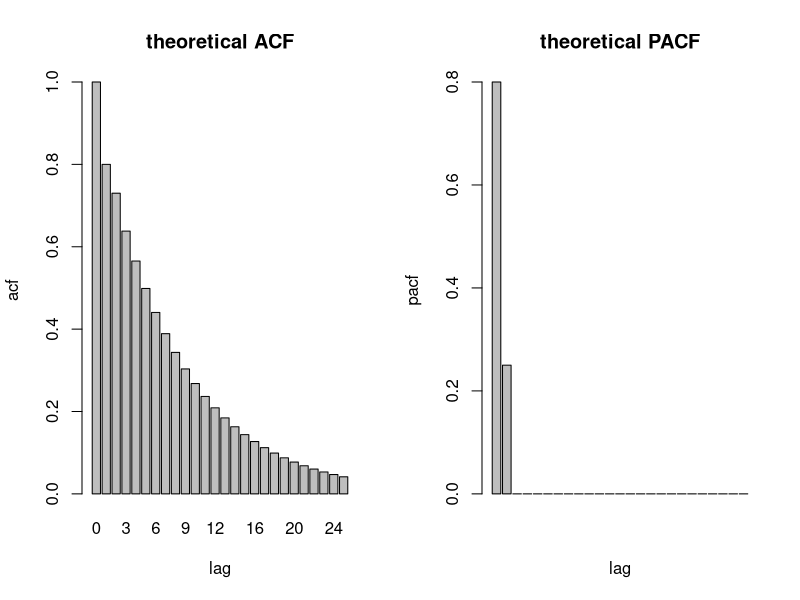
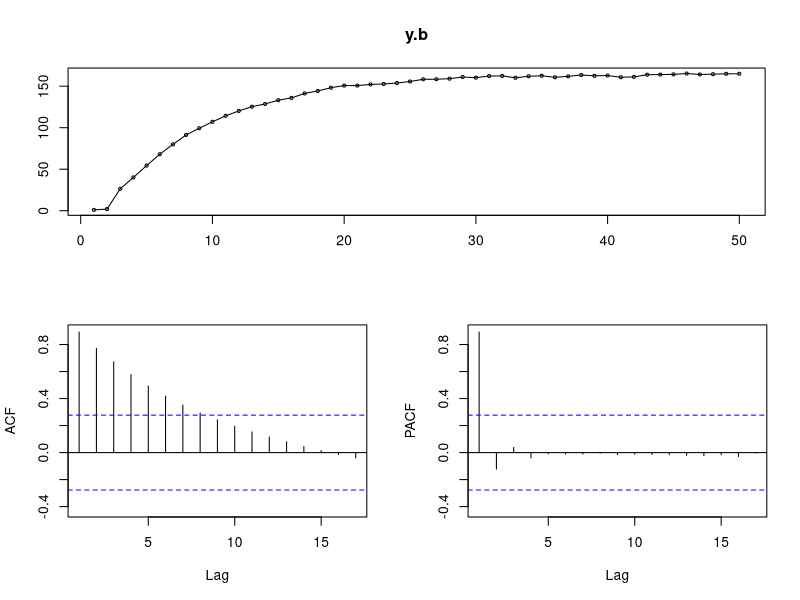
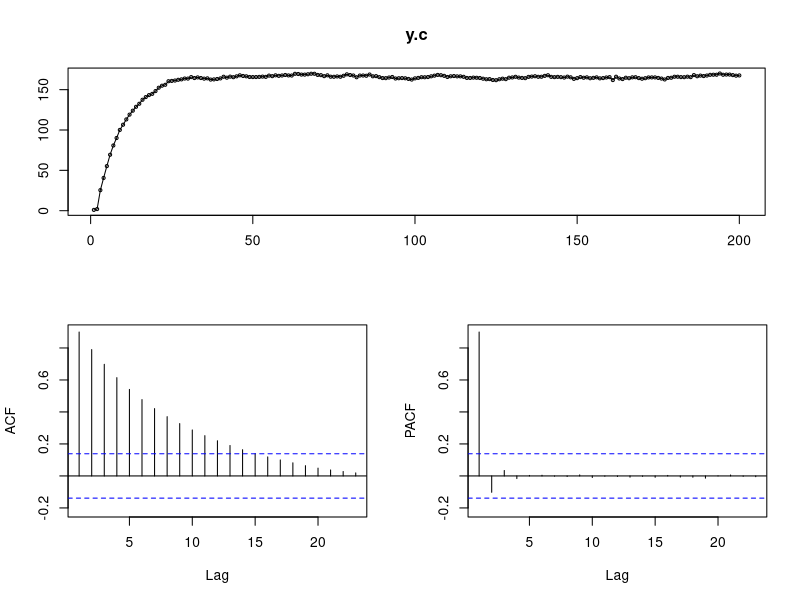
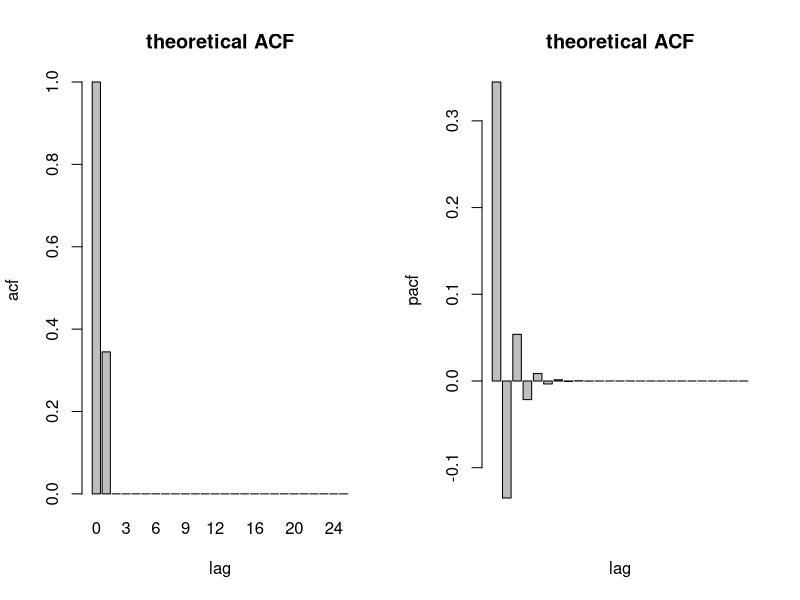
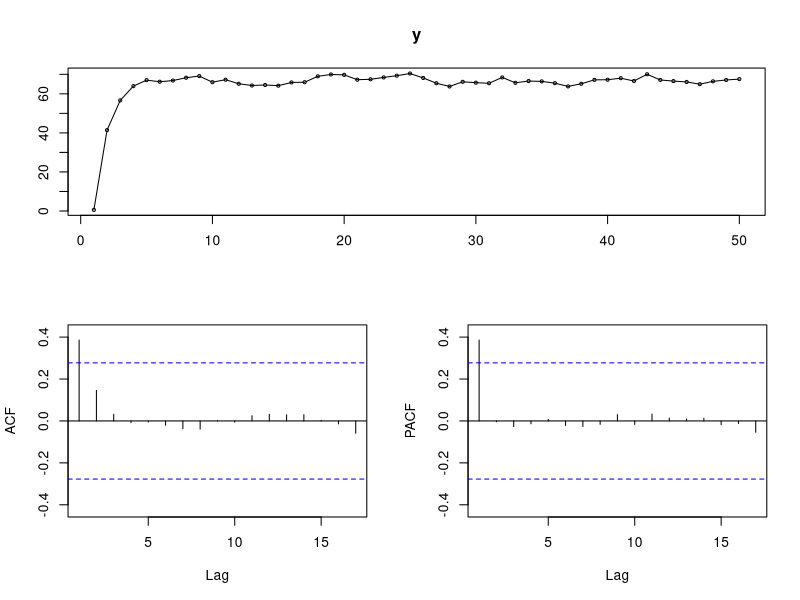
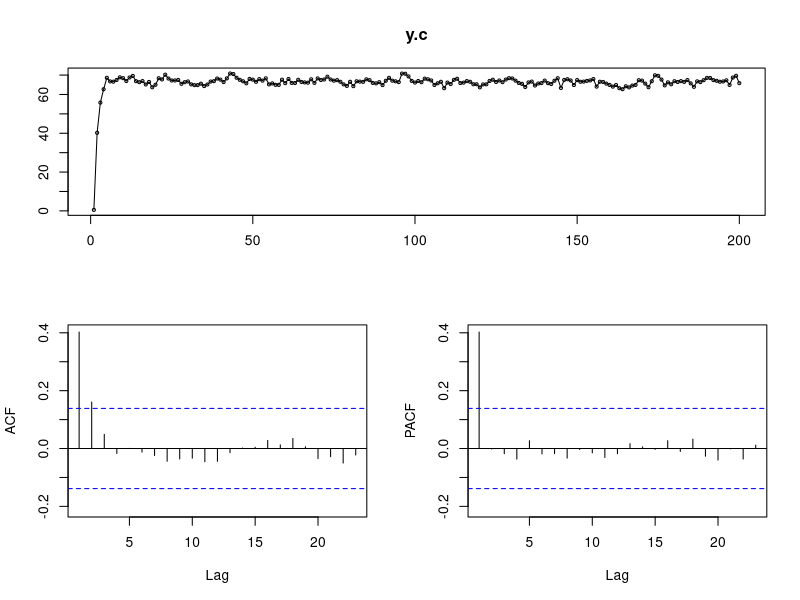
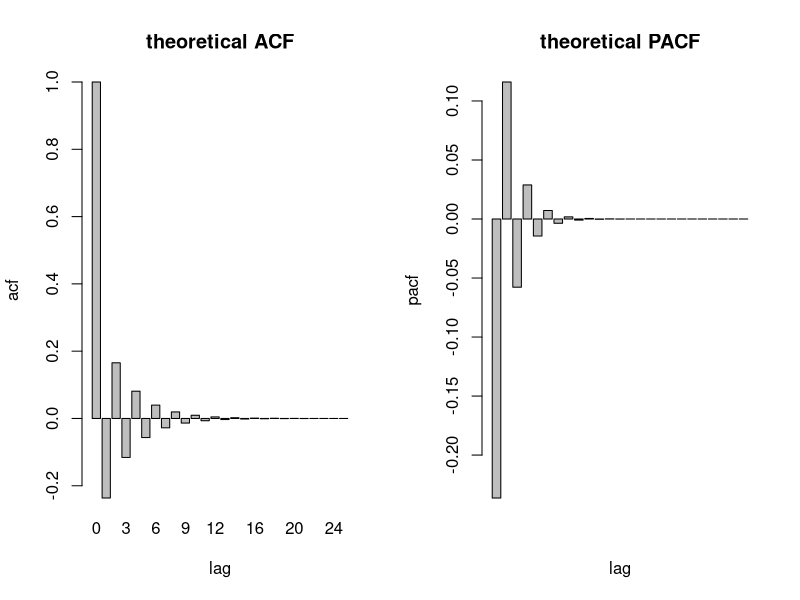
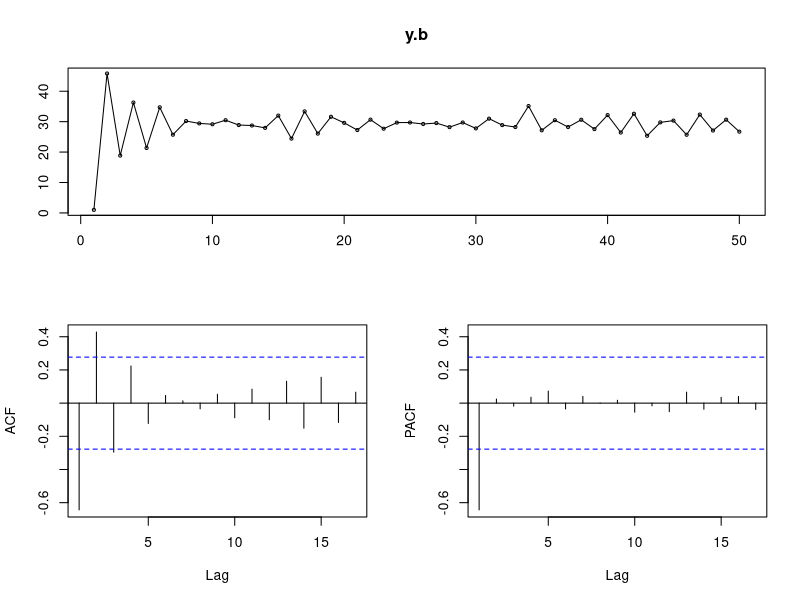

These charts were generated, in order, by the following R code:
## ---- chunk 1
require(magrittr)
require(forecast)
## ---- chunk 2
  acf = ARMAacf(ar = c(0.6,0.25),lag.max=25)
  pacf = ARMAacf(ar = c(0.6,0.25),lag.max=25, pacf = T)
  par(mfrow=c(1,2))  
  barplot(acf,main = "theoretical ACF",
            xlab = "lag",
            ylab = "acf")

    barplot(pacf,main = "theoretical PACF",
            xlab = "lag",
            ylab = "pacf")
## ---- chunk 3
    y.b = c(1,2)
    for(i in 3:50){
      y.b %<>% append(., 25 + 0.6*y.b[i-1] + 0.25*y.b[i-2] + rnorm(1,0,1))
    }
      
      tsdisplay(y.b)
## ---- chunk 4
    y.c = c(1,2)
    for(i in 3:200){
      y.c %<>% append(., 25 + 0.6*y.c[i-1] + 0.25*y.c[i-2] + rnorm(1,0,1))
    }
    tsdisplay(y.c)
## ---- chunk 5
  acf = ARMAacf(ma = c(0.4),lag.max = 25)
  pacf = ARMAacf(ma = 0.4,lag.max = 25,pacf=T)
    par(mfrow=c(1,2))    
  barplot(acf,main = "theoretical ACF", xlab = "lag",
          ylab = "acf")
    barplot(pacf,main = "theoretical ACF", xlab = "lag",
            ylab = "pacf")
## ---- chunk 6
    y = c(rnorm(1,0,sqrt(2)))
    for(i in 2:50){
      y %<>% append(., 40 + 0.4*y[i-1] + rnorm(1,0,sqrt(2)))
    }
      
      tsdisplay(y)
## ---- chunk 7
    y.c = c(rnorm(1,0,sqrt(2)))
    for(i in 2:200){
      y.c %<>% append(., 40 + 0.4*y.c[i-1] + rnorm(1,0,sqrt(2)))
    }
      tsdisplay(y.c)
## ---- chunk 8
    acf = ARMAacf(ar = -0.7, ma = 0.5, lag.max = 25)
    pacf = ARMAacf(ar = -0.7, ma = 0.5, lag.max = 25, pacf = T)
    par(mfrow=c(1,2))  
    barplot(acf,main = "theoretical ACF",
            xlab = "lag",
            ylab = "acf")

    barplot(pacf,main = "theoretical PACF",
            xlab = "lag",
            ylab = "pacf")
## ---- chunk 9
    y.b = c(1)
    e = c(rnorm(1,0,sqrt(2)))
    for(i in 2:50){
      e[i] = 0.5*e[i-1]
      y.b[i] = 50 - 0.7*y.b[i-1] + e[i] + rnorm(1,0,sqrt(2))
    }
      tsdisplay(y.b)
## ---- chunk 10
    y.c = c(1)
    e = c(rnorm(1,0,sqrt(2)))
    for(i in 2:200){
      e[i] = 0.5*e[i-1]
      y.c[i] = 50 - 0.7*y.c[i-1] + e[i] + rnorm(1,0,sqrt(2))
    }
      tsdisplay(y.c)
